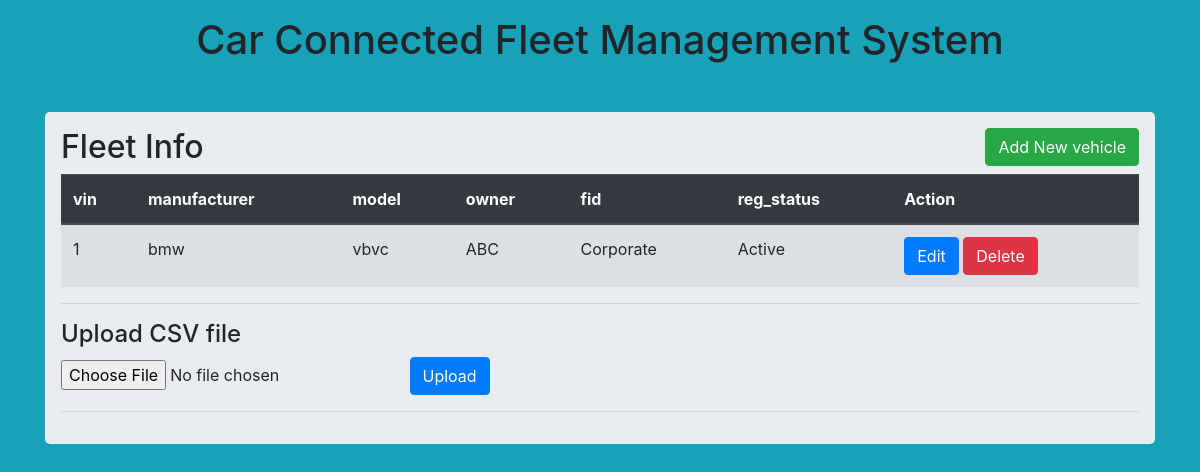
Before: / with the older database file.
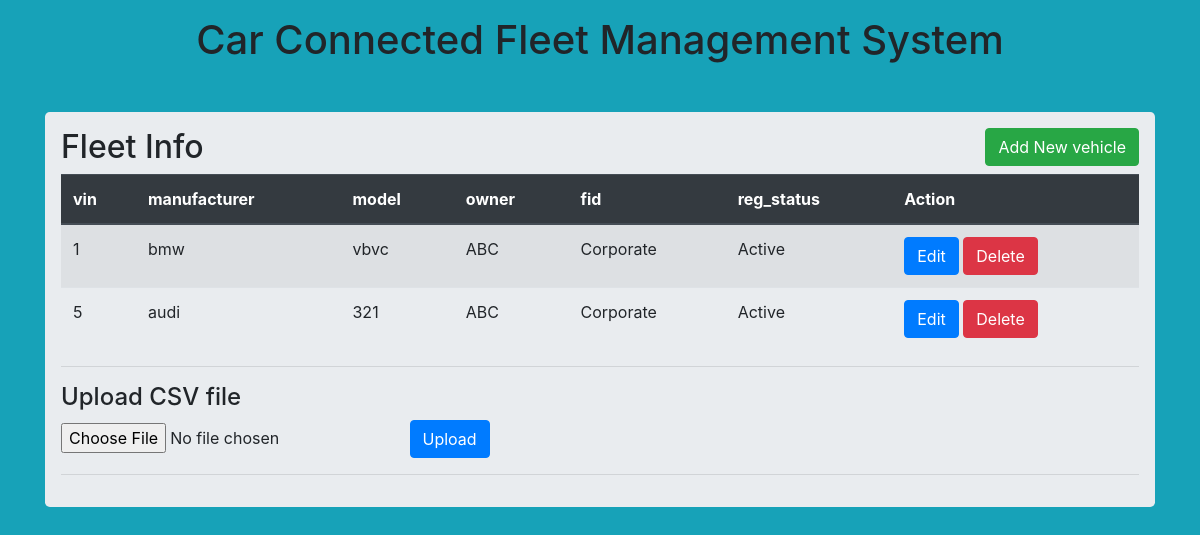
After: the same page with the newer database file.
### app.py (models this page shows, shortened)
class Data(db.Model):
    __tablename__ = 'stations'
    vin = db.Column(db.String(128), primary_key=True)
    manufacturer = db.Column(db.String(128), nullable = False)
    model = db.Column(db.String(128), nullable = False)
    owner = db.Column(db.String(128), nullable = False)
    fid = db.Column(db.String(128), nullable = False)
    reg_status = db.Column(db.String(128), nullable = False)

### app.py (the view)
@app.route('/')
def index():
    stations = Data.query.all()
    return render_template('index.html',stations = stations)

### templates/index.html (shortened to what this page needs)
<!DOCTYPE html>
<html lang="en">
<head>
    <link rel="stylesheet" href="https://stackpath.bootstrapcdn.com/bootstrap/4.4.1/css/bootstrap.min.css"
>
</head>
<body class="bg-info">
    <div class="p-3">
        <div class="well text-center">
            <h1> Car Connected Fleet Management System  </h1>
        </div>
        <br>
    </div>
    <div class="container">
        <div class="row">
            <div class="col md-12">
                <div class="jumbotron p-3">
                    <h2>Fleet Info <button type="button" class="btn btn-success float-right"
                            data-toggle="modal" data-target="#create">Add New vehicle</button> </h2>
                    <table class="table table-hover table-striped">
                        <thead class="thead-dark">
                            <tr>
                                <th>vin</th>
                                <th>manufacturer</th>
                                <th>model</th>
                                <th>owner</th>
                                <th>fid</th>
                                <th>reg_status</th>
                                <th>Action</th>
                            </tr>
                        </thead>
                        {% for row in stations %}
                        <tr>
                            <td>{{row.vin}}</td>
                            <td>{{row.manufacturer}}</td>
                            <td>{{row.model}}</td>
                            <td>{{row.owner}}</td>
                            <td>{{row.fid}}</td>
                            <td>{{row.reg_status}}</td>
                            <td>
                                <a href="javascript:void(0);" class="btn btn-primary btn-xs" data-toggle="modal"
                                    data-target="#edit{{row.vin}}">Edit</a>
                                <a href="/delete/{{row.vin}}" class="btn btn-danger btn-xs">Delete</a>
                            </td>
                        </tr>
                        {% endfor %}
                    </table>
                    <hr>
                    <h4>Upload CSV file</h4>
                    <form method="POST" action="{{url_for('uploadFiles')}}" enctype="multipart/form-data">
                        <input type="file" name="file">
                        <button type="submit" class="btn btn-primary">Upload</button>
                    </form>
                    <hr>
                </div>
            </div>
        </div>
    </div>
</body>
</html>

Changed rows visible on the page:
added Data: vin "5", manufacturer "audi", model "321", owner "ABC", fid "Corporate", reg_status "Active"
